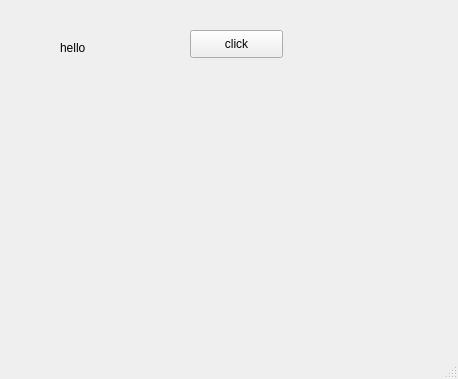
<?xml version="1.0" encoding="UTF-8"?>
<ui version="4.0">
 <class>MainWindow</class>
 <widget class="QMainWindow" name="MainWindow">
  <property name="geometry">
   <rect>
    <x>0</x>
    <y>0</y>
    <width>458</width>
    <height>379</height>
   </rect>
  </property>
  <property name="windowTitle">
   <string>MainWindow</string>
  </property>
  <widget class="QWidget" name="centralwidget">
   <widget class="QLabel" name="label">
    <property name="geometry">
     <rect>
      <x>60</x>
      <y>40</y>
      <width>100</width>
      <height>15</height>
     </rect>
    </property>
    <property name="text">
     <string>hello</string>
    </property>
   </widget>
   <widget class="QPushButton" name="pushButton">
    <property name="geometry">
     <rect>
      <x>190</x>
      <y>30</y>
      <width>93</width>
      <height>28</height>
     </rect>
    </property>
    <property name="text">
     <string>click</string>
    </property>
   </widget>
  </widget>
  <widget class="QMenuBar" name="menubar">
   <property name="geometry">
    <rect>
     <x>0</x>
     <y>0</y>
     <width>458</width>
     <height>26</height>
    </rect>
   </property>
  </widget>
  <widget class="QStatusBar" name="statusbar"/>
 </widget>
 <resources/>
 <connections/>
</ui>
